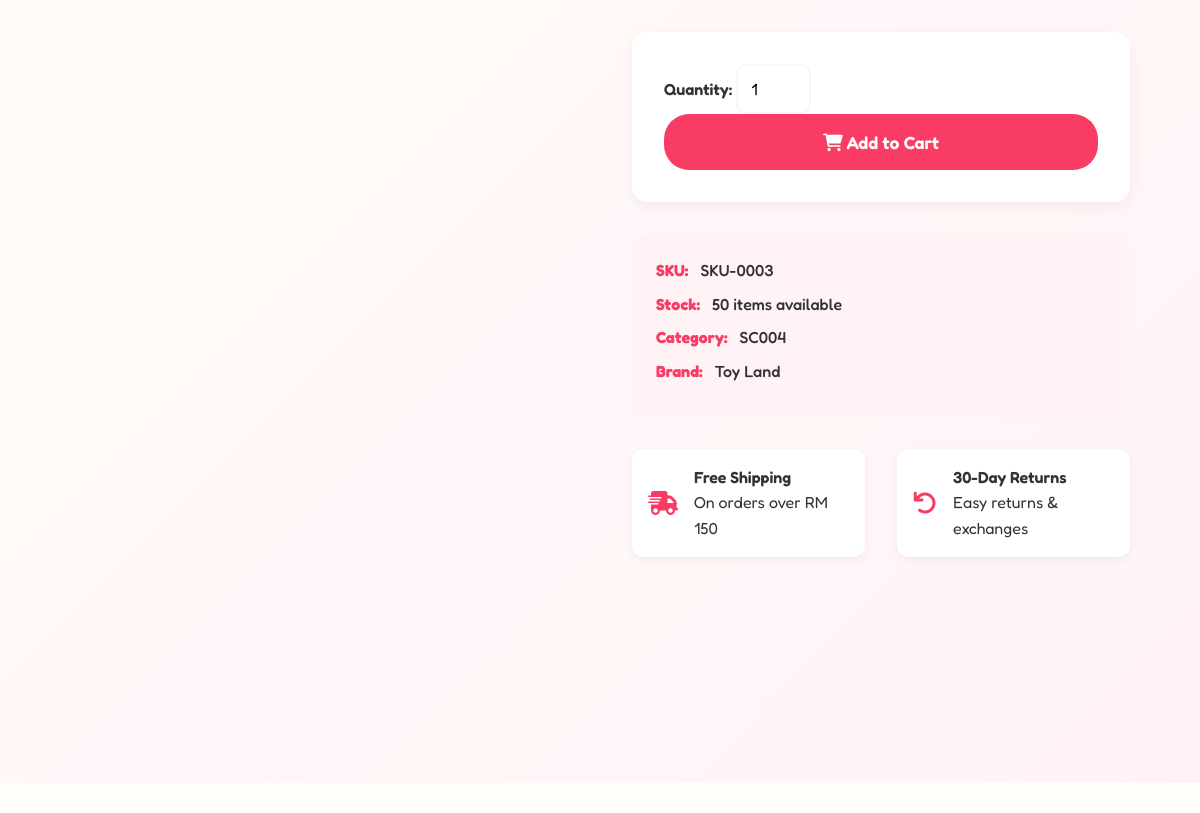
Before: /root/public/product.php?id=P003 (middle part) with the older database file.
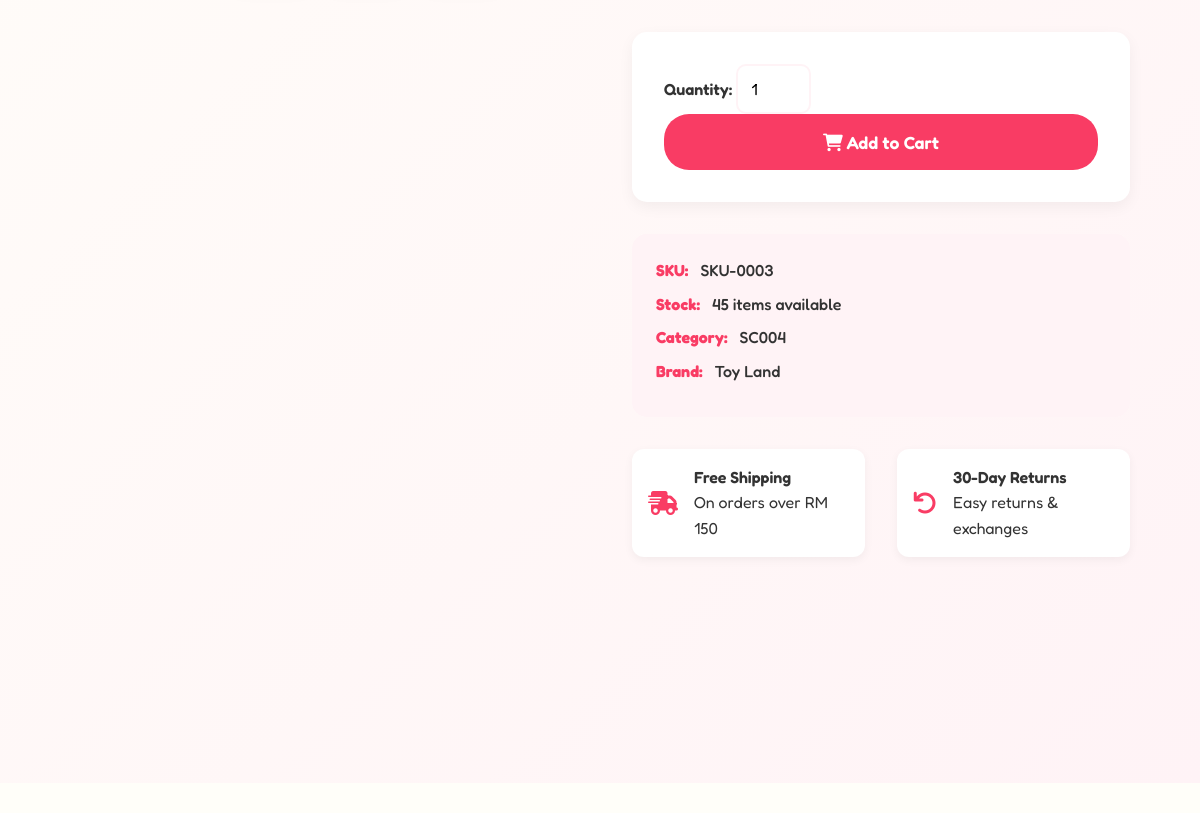
After: the same page with the newer database file.
### tables this page shows
CREATE TABLE `products` (
  `product_id` varchar(11) NOT NULL,
  `name` varchar(200) NOT NULL,
  `description` text DEFAULT NULL,
  `price` decimal(10,2) NOT NULL,
  `sale_price` decimal(10,2) DEFAULT NULL,
  `sku` varchar(50) NOT NULL,
  `stock_quantity` int(11) DEFAULT 0,
  `category_id` varchar(11) DEFAULT NULL,
  `image` varchar(255) DEFAULT NULL,
  `status` enum('active','inactive','out_of_stock') DEFAULT 'active',
  `featured` tinyint(1) DEFAULT 0,
  `created_at` timestamp NOT NULL DEFAULT current_timestamp(),
  `updated_at` timestamp NOT NULL DEFAULT current_timestamp() ON UPDATE current_timestamp(),
  `product_features` text DEFAULT NULL,
  `product_specifications` text DEFAULT NULL
);

### root/public/product.php (the view, shortened to what this page needs)
<?php
require_once '../includes/db.php';
$product_id = isset($_GET['id']) ? $_GET['id'] : '';
$stmt = $pdo->prepare("SELECT * FROM products WHERE product_id = ?");
$stmt->execute([$product_id]);
$product = $stmt->fetch();
include '../includes/header.php';
?>
<section class="product-details-section">
    <div class="container">
        <div class="product-details-layout">
            <div class="product-info">
                <div class="product-actions">
                    <label for="quantity">Quantity:</label>
                    <input type="number" id="quantity-<?= $product_id ?>" value="1" min="1" max="<?= $product['stock_quantity'] ?>">
                <button
                    class="add-to-cart btn btn-primary"
                    data-product-id="<?= $product_id ?>"
                    onclick="this.setAttribute('data-quantity', document.getElementById('quantity-<?= $product_id ?>').value)">
                    <i class="fas fa-shopping-cart"></i> Add to Cart
                </button>
            </div>
                <div class="product-meta">
                    <div><strong>SKU:</strong> <?= htmlspecialchars($product['sku']) ?></div>
                    <div><strong>Stock:</strong> <?= htmlspecialchars($product['stock_quantity']) ?> items available</div>
                    <div><strong>Category:</strong> <?= htmlspecialchars($product['category_id']) ?></div>
                    <div><strong>Brand:</strong> Toy Land</div>
                </div>
                <div class="product-shipping">
                    <div class="shipping-info">
                        <i class="fas fa-shipping-fast"></i>
                        <div>
                            <strong>Free Shipping</strong>
                            <span>On orders over RM 150</span>
                        </div>
                    </div>
                    <div class="shipping-info">
                        <i class="fas fa-undo"></i>
                        <div>
                            <strong>30-Day Returns</strong>
                            <span>Easy returns & exchanges</span>
                        </div>
                    </div>
                </div>
            </div>
        </div>
    </div>
</section>
<?php
include '../includes/footer.php';
?>

Changed rows visible on the page:
changed products "SKU-0003": stock_quantity "50" → "45"
